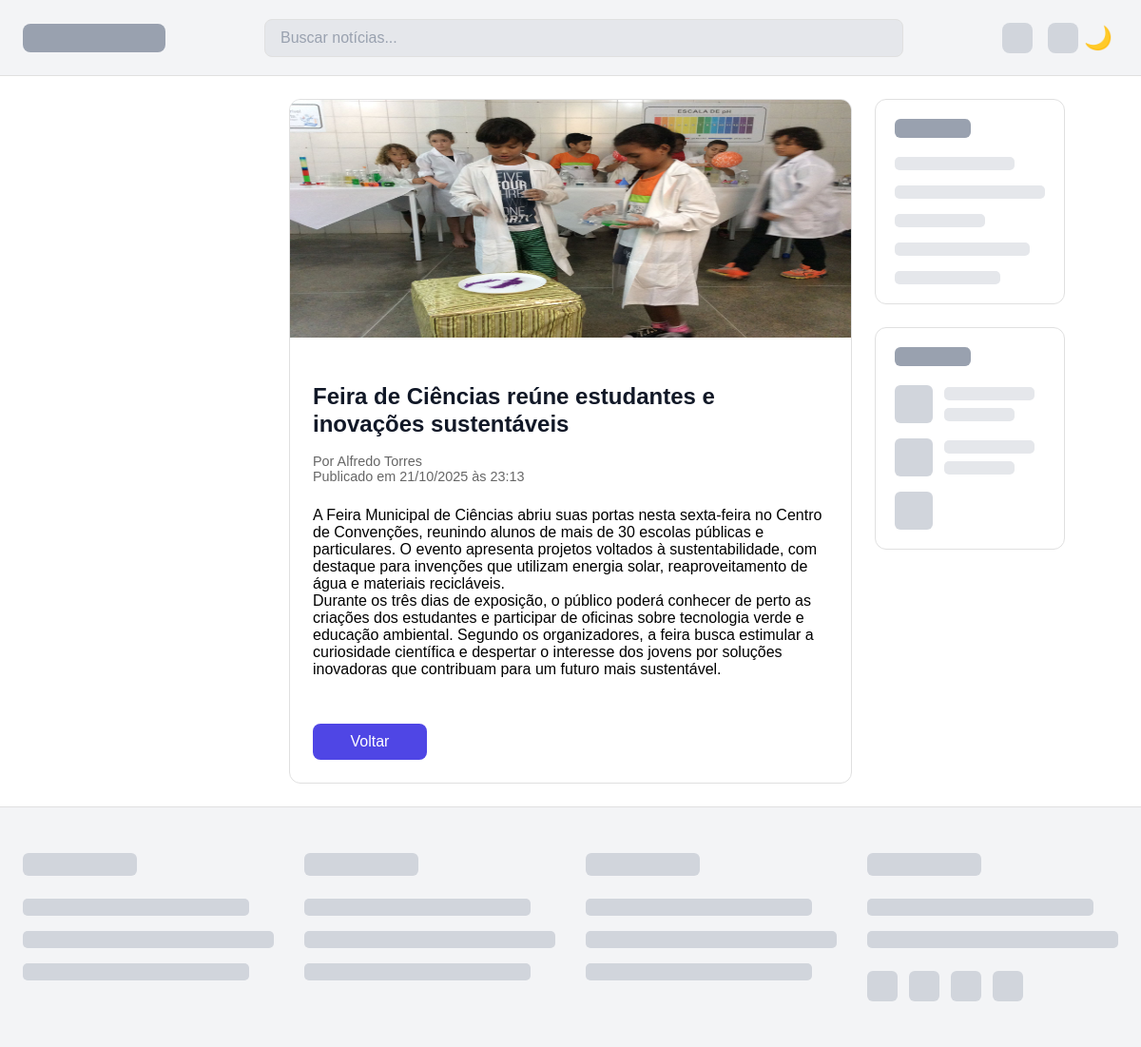
Screenshot of /article/feira-de-ciencias-reune-estudantes-e-inovacoes-sustentaveis/ with the database file from the repository.
### feed/models.py (models this page shows, shortened)
class Article(models.Model):
    title = models.CharField(max_length=200, verbose_name="Título")
    author = models.CharField(max_length=100, verbose_name="Autor")
    summary = models.TextField(verbose_name="Resumo")
    content = models.TextField(verbose_name="Conteúdo Completo")
    image = models.ImageField(upload_to='articles/', verbose_name="Imagem de Destaque")
    publication_date = models.DateTimeField(default=timezone.now, verbose_name="Data de Publicação")
    slug = models.SlugField(max_length=255, unique=True, blank=True, editable=False)
    class Meta:
        ordering = ['-publication_date']

### feed/views.py (the view)
# urls.py: path('article/<slug:slug>/', ArticleDetailView.as_view(), name='article-detail'),
class ArticleDetailView(DetailView):
    model = Article
    template_name = 'feed/article_detail.html'
    context_object_name = 'article'
    slug_field = 'slug'
    slug_url_kwarg = 'slug'

### feed/templates/feed/article_detail.html (shortened to what this page needs)
{% extends "feed/base.html" %}
{% block content %}
    <article class="card">
        <img class="card_image" src="{{ article.image.url }}" alt="{{ article.title }}">
        <div class="card_body">
            <h1 class="card_title">{{ article.title }}</h1>
            <p style="color: #666; font-size: 0.9rem; margin-bottom: 24px;">
                Por {{ article.author }} <br>
                Publicado em {{ article.publication_date|date:"d/m/Y \à\s H:i" }}
            </p>
            <div class="article-content">
                {{ article.content|linebreaks }}
            </div>
            <a href="{% url 'article-list' %}" class="card_button" style="margin-top: 32px;">Voltar</a>
        </div>
    </article>
{% endblock %}

### feed/static/feed/css/style.css (style rules this page uses)
:root { --color-background: #f3f4f6; --color-surface: #ffffff; --color-border: #e0e0e0; --color-placeholder-light: #e5e7eb; --color-placeholder-medium: #d1d5dc; --color-placeholder-dark: #99a1af; --header-height: 80px; --border-radius: 12px; --page-max-width: 1200px; --content-gap: 24px; }
* { box-sizing: border-box; }
body { margin: 0; font-family: sans-serif; background-color: var(--color-surface); padding-top: var(--header-height); }
.card { background-color: var(--color-surface); border: 1px solid var(--color-border); border-radius: var(--border-radius); width: 100%; overflow: hidden; margin-right: 300px; }
.card_image { background-color: var(--color-placeholder-light); height: 250px; width: 100%; }
.card_body { padding: 24px; }
.card_title { border-radius: 8px; margin-bottom: 16px; font-size: 1.5rem; font-weight: 600; color: #111827; line-height: 1.2; }
.card_button { background-color: #4F46E5; color: white; text-decoration: none; text-align: center; display: inline-block; line-height: 38px; width: 120px; height: 38px; border: none; border-radius: 8px; margin-top: 24px; font-weight: 500; transition: background-color 0.2s; }

### rows the page displays
Article: image (picture), title "Feira de Ciências reúne estudantes e inovações sustentáveis", author "Alfredo Torres", publication_date "21/10/2025 às 23:13", content "A Feira Municipal de Ciências abriu suas portas nesta sexta-feira no Centro de Convenções, reunindo alunos de mais de 30 escolas públicas e particulares. O evento apresenta projetos voltados à sustentabilidade, com destaque para invenções que utilizam energia solar, reaproveitamento de água e materiais recicláveis. Durante os três dias de exposição, o público poderá conhecer de perto as criações dos estudantes e participar de oficinas sobre tecnologia verde e educação ambiental. Segundo os organizadores, a feira busca estimular a curiosidade científica e despertar o interesse dos jovens por soluções inovadoras que contribuam para um futuro mais sustentável."
